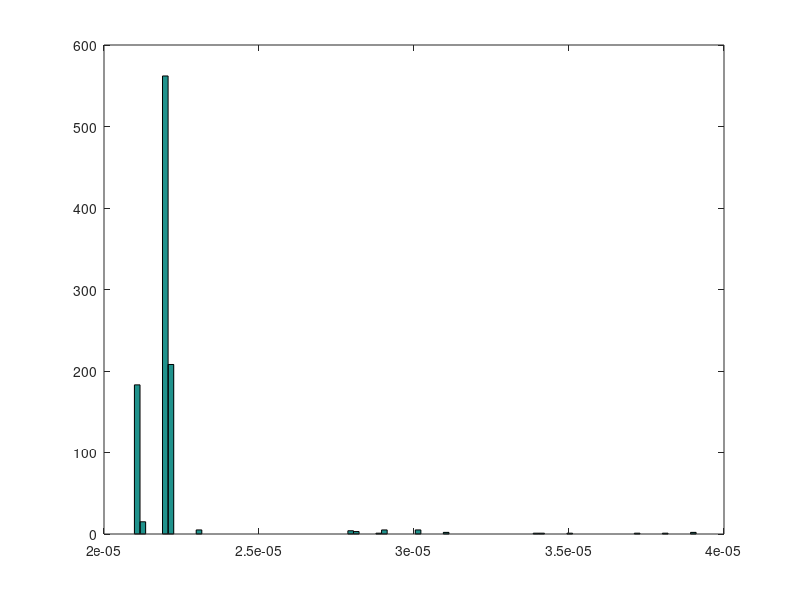

Source code (MATLAB):
%% V1
elapsed_time = 0
start_time = tic
counter = 1;
delay = zeros(1,300);
elapsed_time = zeros(1,300);
while elapsed_time < 4 
pause(0.001)
elapsed_time(counter) = toc(start_time);
if counter > 1
delay(counter) = elapsed_time(counter) - elapsed_time(counter-1);
end
counter = counter +1;

end

%% V2

elapsed_time = zeros(1,1000);
for counter =1:1000
    tic
pause(0.001)
elapsed_time(counter) = toc;


end
figure

hist(elapsed_time,100)